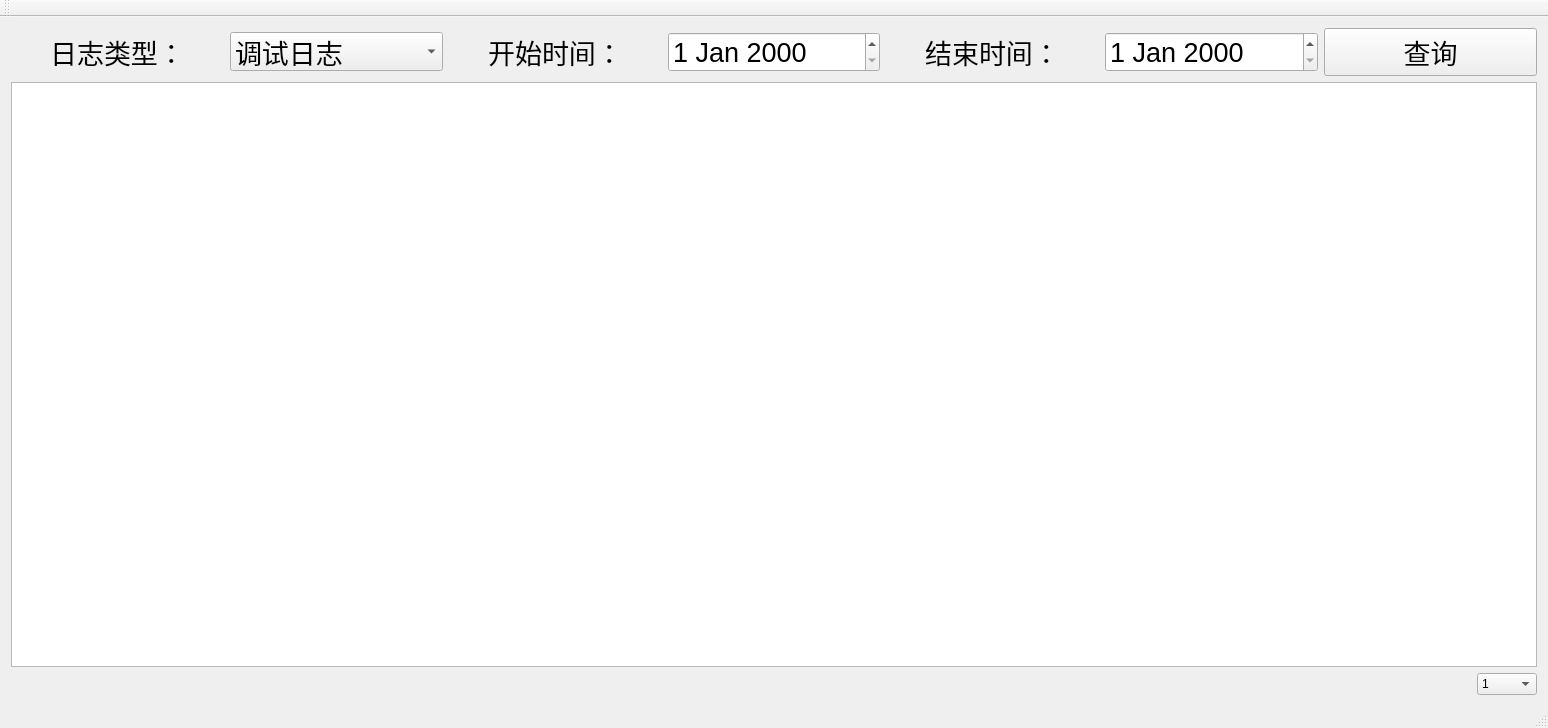
<?xml version="1.0" encoding="UTF-8"?>
<ui version="4.0">
 <class>logQueryModel</class>
 <widget class="QMainWindow" name="logQueryModel">
  <property name="geometry">
   <rect>
    <x>0</x>
    <y>0</y>
    <width>1548</width>
    <height>728</height>
   </rect>
  </property>
  <property name="windowTitle">
   <string>logQueryModel</string>
  </property>
  <widget class="QWidget" name="centralWidget">
   <layout class="QGridLayout" name="gridLayout">
    <item row="0" column="0" colspan="2">
     <layout class="QHBoxLayout" name="horizontalLayout">
      <item>
       <widget class="QLabel" name="label_3">
        <property name="font">
         <font>
          <pointsize>20</pointsize>
         </font>
        </property>
        <property name="text">
         <string>&lt;html&gt;&lt;head/&gt;&lt;body&gt;&lt;p align=&quot;center&quot;&gt;日志类型：&lt;/p&gt;&lt;/body&gt;&lt;/html&gt;</string>
        </property>
       </widget>
      </item>
      <item>
       <widget class="QComboBox" name="comboBox">
        <property name="font">
         <font>
          <pointsize>20</pointsize>
         </font>
        </property>
        <item>
         <property name="text">
          <string>调试日志</string>
         </property>
        </item>
        <item>
         <property name="text">
          <string>信息日志</string>
         </property>
        </item>
        <item>
         <property name="text">
          <string>警告日志</string>
         </property>
        </item>
        <item>
         <property name="text">
          <string>错误日志</string>
         </property>
        </item>
        <item>
         <property name="text">
          <string>跟踪日志</string>
         </property>
        </item>
       </widget>
      </item>
      <item>
       <widget class="QLabel" name="label">
        <property name="font">
         <font>
          <pointsize>20</pointsize>
         </font>
        </property>
        <property name="text">
         <string>&lt;html&gt;&lt;head/&gt;&lt;body&gt;&lt;p align=&quot;center&quot;&gt;开始时间：&lt;/p&gt;&lt;/body&gt;&lt;/html&gt;</string>
        </property>
       </widget>
      </item>
      <item>
       <widget class="QDateEdit" name="dateEdit">
        <property name="font">
         <font>
          <pointsize>20</pointsize>
         </font>
        </property>
       </widget>
      </item>
      <item>
       <widget class="QLabel" name="label_2">
        <property name="font">
         <font>
          <pointsize>20</pointsize>
         </font>
        </property>
        <property name="text">
         <string>&lt;html&gt;&lt;head/&gt;&lt;body&gt;&lt;p align=&quot;center&quot;&gt;结束时间：&lt;/p&gt;&lt;/body&gt;&lt;/html&gt;</string>
        </property>
       </widget>
      </item>
      <item>
       <widget class="QDateEdit" name="dateEdit_2">
        <property name="font">
         <font>
          <pointsize>20</pointsize>
         </font>
        </property>
       </widget>
      </item>
      <item>
       <widget class="QPushButton" name="search_log">
        <property name="font">
         <font>
          <pointsize>20</pointsize>
         </font>
        </property>
        <property name="text">
         <string>查询</string>
        </property>
       </widget>
      </item>
     </layout>
    </item>
    <item row="2" column="0">
     <spacer name="horizontalSpacer">
      <property name="orientation">
       <enum>Qt::Horizontal</enum>
      </property>
      <property name="sizeHint" stdset="0">
       <size>
        <width>1461</width>
        <height>20</height>
       </size>
      </property>
     </spacer>
    </item>
    <item row="2" column="1">
     <widget class="QComboBox" name="comboBox_2">
      <property name="enabled">
       <bool>true</bool>
      </property>
      <property name="minimumSize">
       <size>
        <width>60</width>
        <height>0</height>
       </size>
      </property>
      <item>
       <property name="text">
        <string>1</string>
       </property>
      </item>
      <item>
       <property name="text">
        <string>2</string>
       </property>
      </item>
      <item>
       <property name="text">
        <string>3</string>
       </property>
      </item>
      <item>
       <property name="text">
        <string>4</string>
       </property>
      </item>
      <item>
       <property name="text">
        <string>5</string>
       </property>
      </item>
      <item>
       <property name="text">
        <string>6</string>
       </property>
      </item>
      <item>
       <property name="text">
        <string>7</string>
       </property>
      </item>
      <item>
       <property name="text">
        <string>8</string>
       </property>
      </item>
      <item>
       <property name="text">
        <string>9</string>
       </property>
      </item>
      <item>
       <property name="text">
        <string>10</string>
       </property>
      </item>
     </widget>
    </item>
    <item row="1" column="0" colspan="2">
     <widget class="QTableView" name="tableView"/>
    </item>
   </layout>
  </widget>
  <widget class="QMenuBar" name="menuBar">
   <property name="geometry">
    <rect>
     <x>0</x>
     <y>0</y>
     <width>1548</width>
     <height>23</height>
    </rect>
   </property>
  </widget>
  <widget class="QToolBar" name="mainToolBar">
   <attribute name="toolBarArea">
    <enum>TopToolBarArea</enum>
   </attribute>
   <attribute name="toolBarBreak">
    <bool>false</bool>
   </attribute>
  </widget>
  <widget class="QStatusBar" name="statusBar"/>
 </widget>
 <layoutdefault spacing="6" margin="11"/>
 <resources/>
 <connections/>
</ui>
